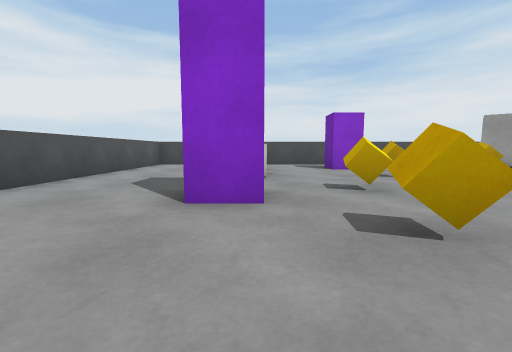
[1] (above)

19 first-person views from a walk through a Unity game level. The camera is 0.68 m above the floor, tilts 6° down and sees 90° across. The floor is counted in squares, 1 m on a side. Each view is taken from the middle of a square. On the plan, view 1 faces up. The plan holds only what a view shows up to about 9 squares ahead; the rest is blank. The player is left out. Surface patterns are stand-ins for the level's own textures.

[2]
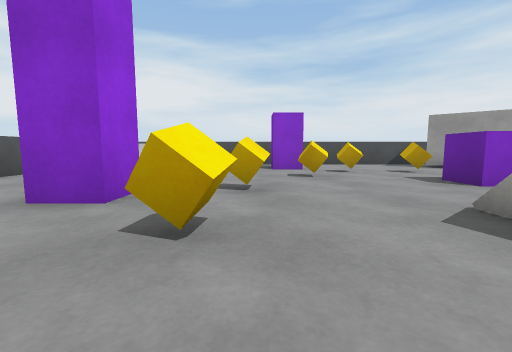

[3]
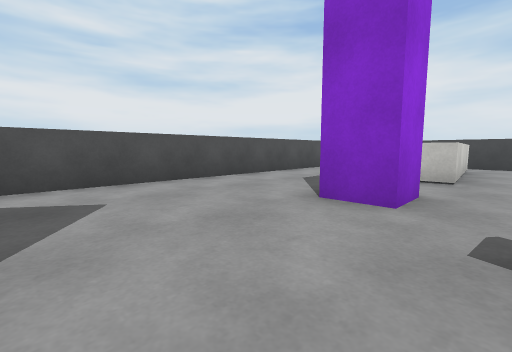

[4]
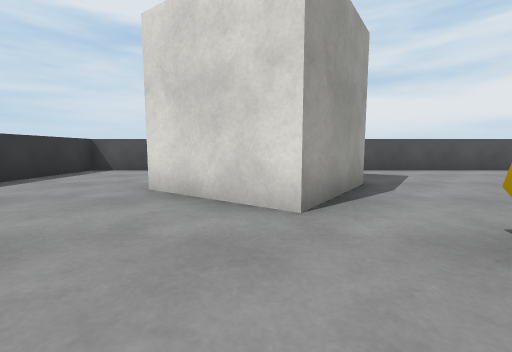

[5]
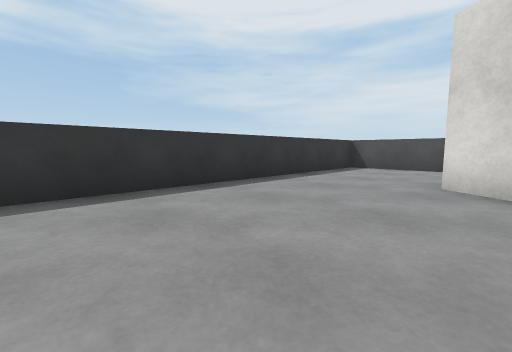

[6]
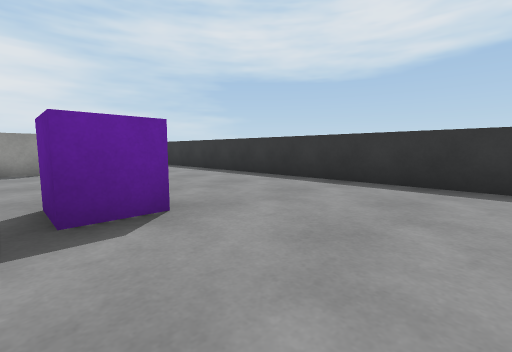

[7]
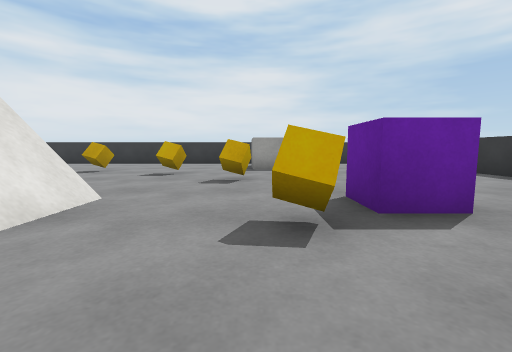

[8]
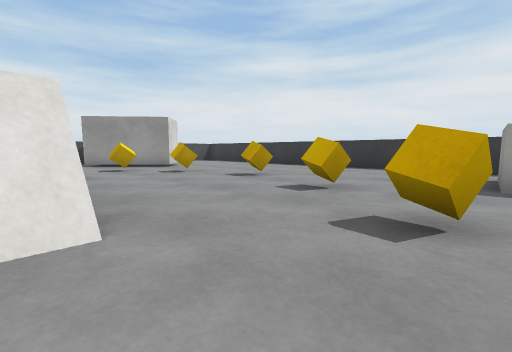

[9]
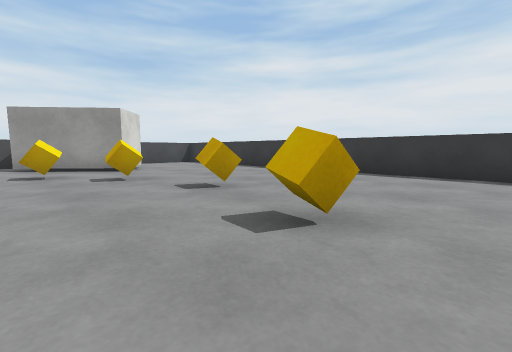

[10]
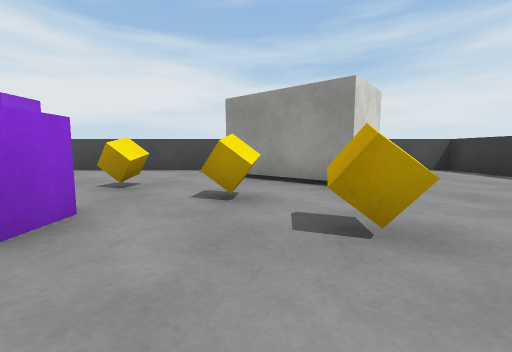

[11]
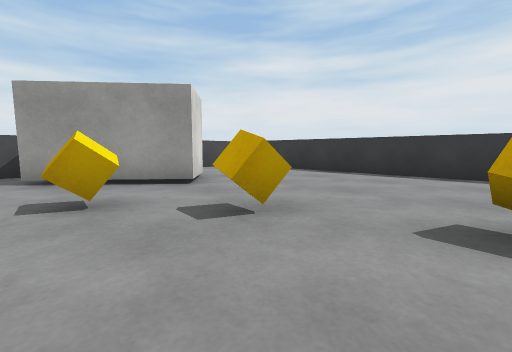

[12]
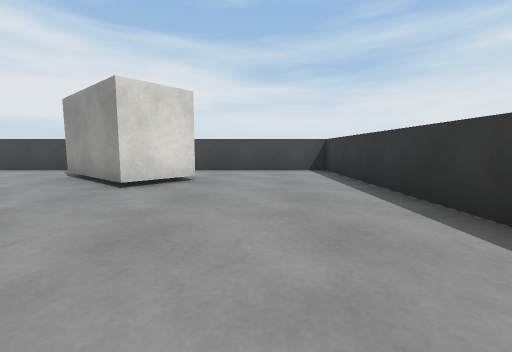

[13]
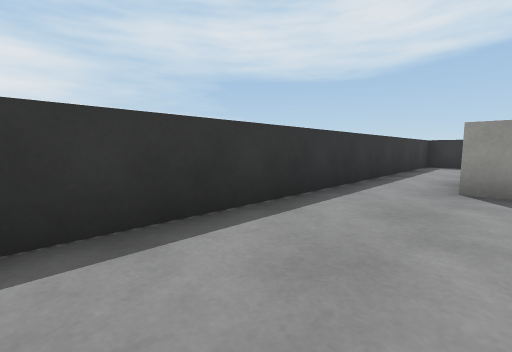

[14]
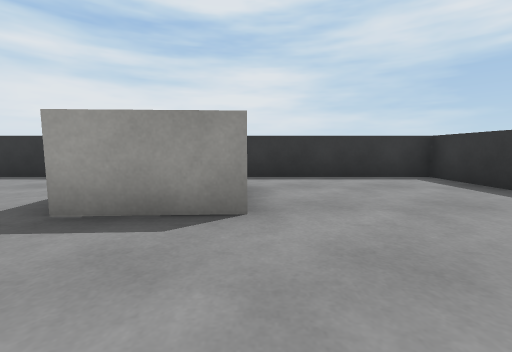

[15]
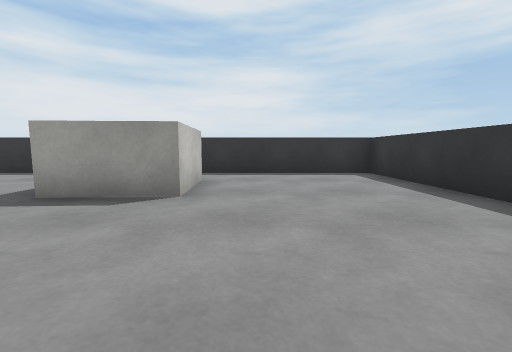

[16]
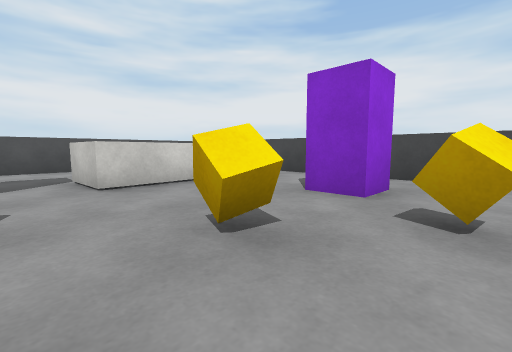

[17]
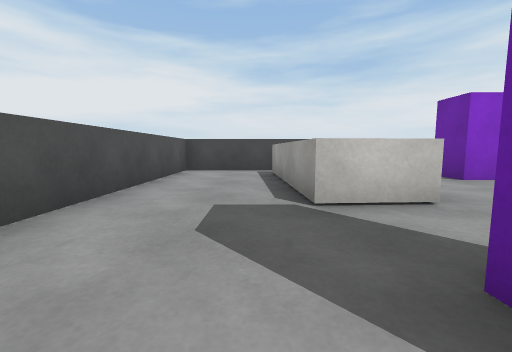

[18]
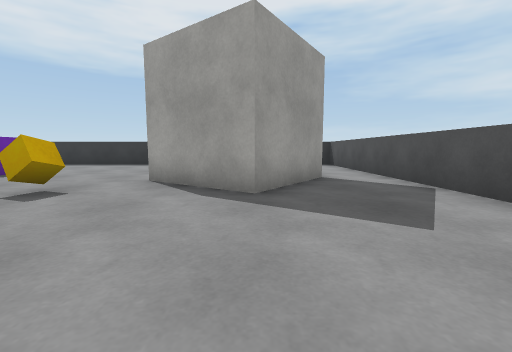

[19]
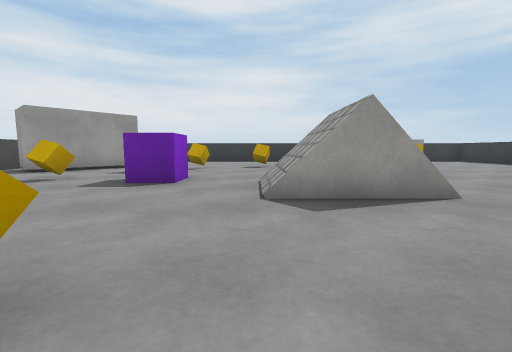

### Floor plan
Points are (right, up) in squares from view 1. A wall is a line through its corners. A room is listed if a view was taken in it or the views show most of it. See-through windows are left out.
Room 1 (views 1, 2, 3, 4, 5, 6, 7, 8, 9, 10, 11, 12, 13, 14, 15, 16, 17, 18, 19)
walls: (11.7, 8.7) (10.7, 7.4) (8.3, 9.4) (9.3, 10.6); (-2.7, -3.3) (-1, -0.9) (1.3, -2.5) (-0.4, -4.9); (0, 10.4) (0.3, 6.1) (-1.3, 6) (-1.5, 9.3); (1, 11.3) (-4.2, 11.3) (-4.2, -8.3) (15.3, -8.3) (15.3, 11.3) (3, 11.3)
objects: other object (-1, 3) to (0, 4); other object (1, 2); other object (2, -1); other object (2, 4); other object (3, 6); other object (3, 9); other object (5, -2); other object (5, 0) to (6, 1); other object (5, 8); other object (6, -4); other object (6, 5) to (7, 5); other object (7, 8); other object (9, -2); other object (9, 6); other object (10, 0); other object (10, 5); other object (11, 3); other object (12, -4) to (13, -2)

Positions as (right, up) in squares from view 1, and headings:
1: (0, 0), facing up
2: (2, 0), facing up
3: (1, 0), facing up-left
4: (4, -3), facing left
5: (5, -4), facing down-left
6: (3, -3), facing down-right
7: (3, -2), facing right
8: (6, -2), facing up-right
9: (8, -1), facing up-right
10: (9, 3), facing up
11: (8, 3), facing up-right
12: (13, 3), facing up
13: (13, 3), facing down-right
14: (9, -4), facing right
15: (8, -5), facing right
16: (5, 5), facing up-left
17: (-2, 3), facing up
18: (-1, 3), facing down
19: (1, 3), facing right
